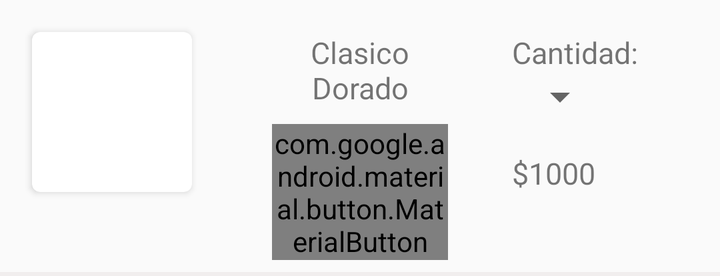
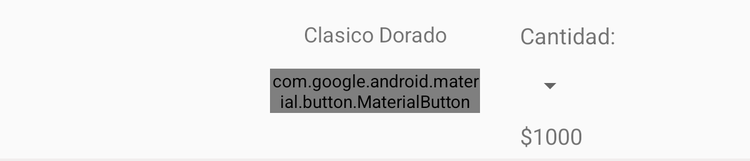

An Android layout and its configuration variant, each rendered on a device that would load it. The default file and the variant file are quoted in full after the pictures.
<!-- AndroidManifest.xml: application theme AppTheme -->
<!-- res/layout/shopcart_item_layout.xml -->
<?xml version="1.0" encoding="utf-8"?>
<LinearLayout android:orientation="vertical"
    android:layout_width="match_parent"
    android:layout_height="wrap_content"
    xmlns:android="http://schemas.android.com/apk/res/android"
    xmlns:app="http://schemas.android.com/apk/res-auto">
    <LinearLayout xmlns:android="http://schemas.android.com/apk/res/android"
        android:orientation="horizontal"
        android:layout_width="match_parent"
        android:layout_height="wrap_content">
        <LinearLayout
            android:orientation="vertical"
            android:layout_width="match_parent"
            android:layout_height="match_parent"
            android:layout_weight="1">
            <androidx.cardview.widget.CardView
                android:layout_width="80dp"
                android:layout_height="80dp"
                android:layout_margin="16dp"
                app:cardCornerRadius="4dp">
                <ImageView
                    android:id="@+id/imgSCItem"
                    android:layout_gravity="center"
                    android:layout_width="match_parent"
                    android:layout_height="match_parent"/>
            </androidx.cardview.widget.CardView>

        </LinearLayout>
        <LinearLayout
            android:orientation="vertical"
            android:layout_width="match_parent"
            android:layout_height="wrap_content"
            android:layout_weight="1">
            <TextView
                android:id="@+id/txtSCNombreItem"
                android:layout_width="match_parent"
                android:layout_height="match_parent"
                android:gravity="center"
                android:text="Clasico Dorado"
                android:textSize="15dp"
                android:layout_marginTop="16dp"
                android:layout_marginStart="16dp"
                android:layout_marginEnd="16dp" />
            <com.google.android.material.button.MaterialButton
                android:id="@+id/btnSCQuitarItem"
                android:layout_width="match_parent"
                android:layout_height="match_parent"
                android:text="Quitar"
                android:textAllCaps="false"
                android:layout_marginTop="8dp"
                android:layout_marginStart="16dp"
                android:layout_marginEnd="16dp"/>
        </LinearLayout>
        <LinearLayout
            android:orientation="vertical"
            android:layout_width="match_parent"
            android:layout_height="wrap_content"
            android:layout_weight="1">
            <TextView
                android:layout_width="match_parent"
                android:layout_height="match_parent"
                android:text="Cantidad:"
                android:textSize="15dp"
                android:layout_weight="1"
                android:layout_marginTop="16dp"
                android:layout_marginStart="16dp"
                android:layout_marginEnd="16dp" />
            <Spinner
                android:id="@+id/spinnerQtySCItem"
                android:layout_width="wrap_content"
                android:layout_height="match_parent"
                android:layout_weight="1"
                android:layout_marginStart="16dp"
                android:layout_marginBottom="8dp"
                android:layout_marginEnd="16dp"
                android:contentDescription="Cant:"/>
            <TextView
                android:id="@+id/txtSCNPrecioItem"
                android:layout_width="match_parent"
                android:layout_height="match_parent"
                android:textSize="15dp"
                android:text="$1000"
                android:layout_weight="1"
                android:layout_marginTop="8dp"
                android:layout_marginStart="16dp"
                android:layout_marginEnd="16dp" />
            
        </LinearLayout>
    </LinearLayout>
    <Space
        android:layout_width="match_parent"
        android:layout_height="6dp"
        android:visibility="visible"/>
    <LinearLayout
        android:layout_width="match_parent"
        android:background="#f1eeee"
        android:layout_height="2dp"/>
</LinearLayout>
<!-- resources referenced by this layout -->
<resources>
  <style name="AppTheme" parent="Theme.AppCompat.Light.DarkActionBar">
          
          <item name="colorPrimary">@color/colorPrimary</item>
          <item name="colorPrimaryDark">@color/colorPrimaryDark</item>
          <item name="colorAccent">@color/colorAccent</item>
      </style>
  <color name="colorPrimary">#009688</color>
  <color name="colorPrimaryDark">#00796B</color>
  <color name="colorAccent">#CDDC39</color>
</resources>
<!-- res/layout-large/shopcart_item_layout.xml (the repository's variant of the layout above) -->
<!-- drawn on a 7-inch tablet held upright -->
<?xml version="1.0" encoding="utf-8"?>
<LinearLayout android:orientation="vertical"
    android:layout_width="match_parent"
    android:layout_height="wrap_content"
    xmlns:android="http://schemas.android.com/apk/res/android">
    <LinearLayout xmlns:android="http://schemas.android.com/apk/res/android"
        android:orientation="horizontal"
        android:layout_width="match_parent"
        android:layout_height="wrap_content">
        <LinearLayout
            android:orientation="vertical"
            android:layout_width="match_parent"
            android:layout_height="match_parent"
            android:layout_weight="1">
            <ImageView
                android:id="@+id/imgSCItem"
                android:layout_gravity="center"
                android:layout_width="80dp"
                android:layout_height="80dp"
                android:layout_margin="16dp"/>
        </LinearLayout>
        <LinearLayout
            android:orientation="vertical"
            android:layout_width="match_parent"
            android:layout_height="wrap_content"
            android:layout_weight="1">
            <TextView
                android:id="@+id/txtSCNombreItem"
                android:layout_width="match_parent"
                android:layout_height="match_parent"
                android:gravity="center"
                android:text="Clasico Dorado"
                android:textSize="17dp"
                android:layout_marginTop="16dp"
                android:layout_marginStart="16dp"
                android:layout_marginEnd="16dp" />
            <com.google.android.material.button.MaterialButton
                android:id="@+id/btnSCQuitarItem"
                android:layout_width="match_parent"
                android:layout_height="match_parent"
                android:text="Quitar"
                android:textAllCaps="false"
                android:layout_marginTop="16dp"
                android:layout_marginStart="16dp"
                android:layout_marginEnd="16dp"/>
        </LinearLayout>
        <LinearLayout
            android:orientation="vertical"
            android:layout_width="match_parent"
            android:layout_height="wrap_content"
            android:layout_weight="1">
            <TextView
                android:layout_width="match_parent"
                android:layout_height="match_parent"
                android:text="Cantidad:"
                android:textSize="18dp"
                android:layout_weight="1"
                android:layout_marginTop="16dp"
                android:layout_marginStart="16dp"
                android:layout_marginEnd="16dp" />
            <Spinner
                android:id="@+id/spinnerQtySCItem"
                android:layout_width="wrap_content"
                android:layout_height="match_parent"
                android:layout_weight="1"
                android:layout_marginTop="16dp"
                android:layout_marginStart="16dp"
                android:layout_marginEnd="16dp"
                android:contentDescription="Cant:"/>
            <TextView
                android:id="@+id/txtSCNPrecioItem"
                android:layout_width="match_parent"
                android:layout_height="match_parent"
                android:textSize="18dp"
                android:text="$1000"
                android:layout_weight="1"
                android:layout_marginTop="16dp"
                android:layout_marginStart="16dp"
                android:layout_marginEnd="16dp" />
            
        </LinearLayout>
    </LinearLayout>
    <Space
        android:layout_width="match_parent"
        android:layout_height="6dp"
        android:visibility="visible"/>
    <LinearLayout
        android:layout_width="match_parent"
        android:background="#f1eeee"
        android:layout_height="2dp"/>
</LinearLayout>
